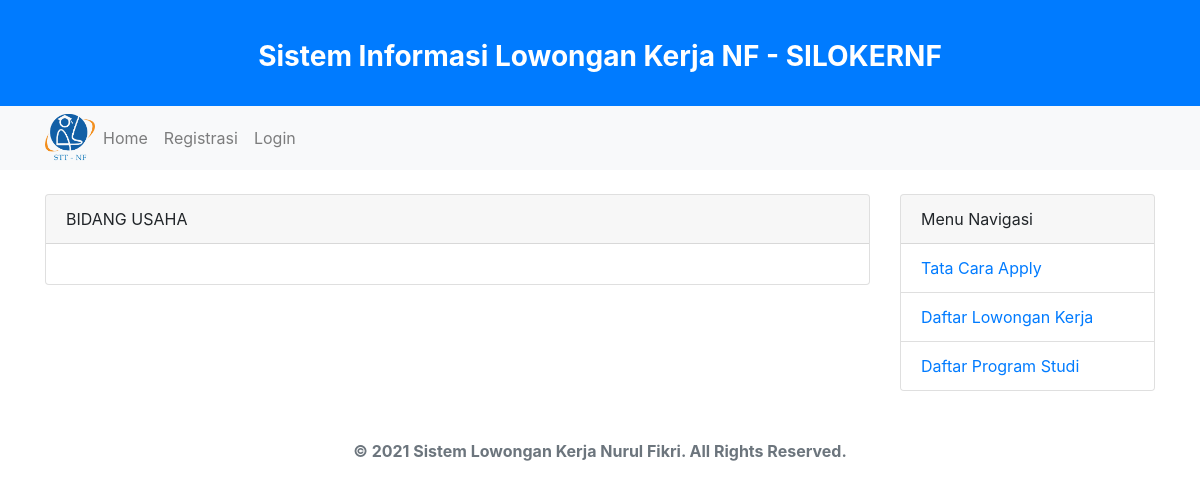
The page /index.php/page/bidang_usaha on the database as committed earlier.
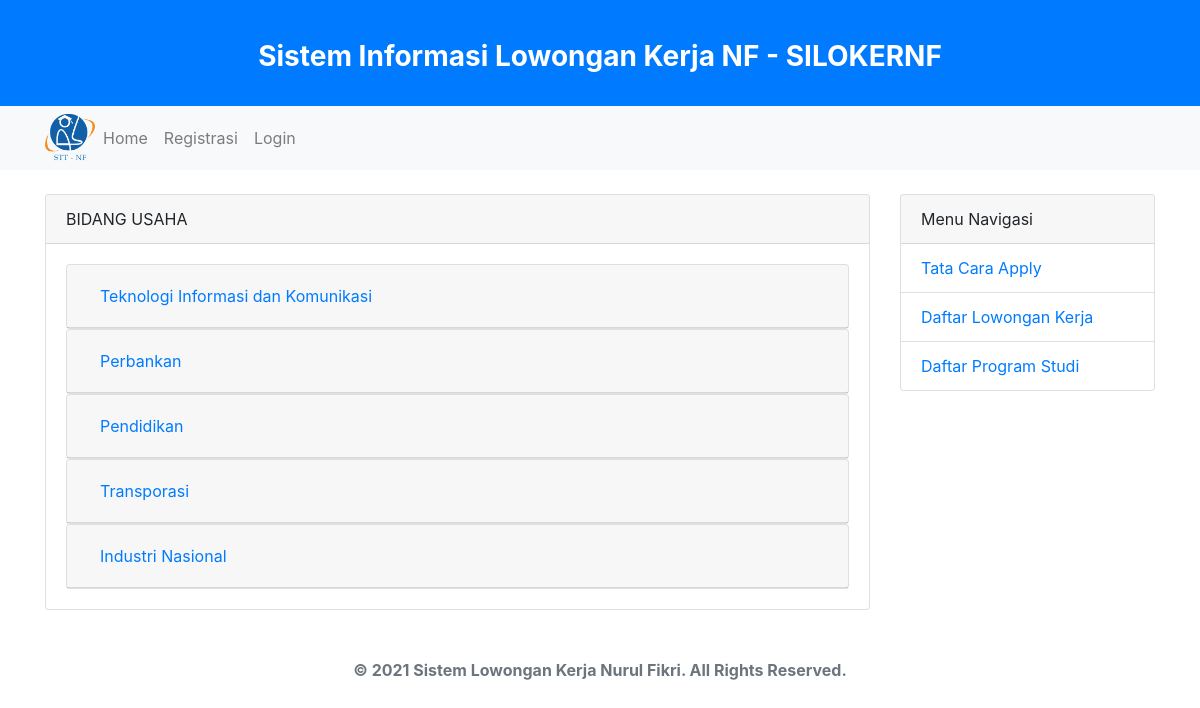
The same page on the database as committed later.
### tables this page shows
CREATE TABLE `bidang_usaha` (
  `id` int(11) NOT NULL AUTO_INCREMENT,
  `nama` varchar(45) DEFAULT NULL,
  PRIMARY KEY (`id`) USING BTREE
);

### application/libraries/Template.php (called while the page is built, shortened)
<?php
class Template
{
  var $template_data = array();
  function set($name, $value)
  {
    $this->template_data[$name] = $value;
  }
  function load($template = '', $view = '', $view_data = array(), $return = false)
  {
    $this->CI = &get_instance();
    $this->set('content_view', $this->CI->load->view($view, $view_data, true));
    return $this->CI->load->view($template, $this->template_data, $return);
  }
}

### application/controllers/Page.php (called while the page is built, shortened)
<?php
class Page extends CI_Controller {
	public function bidang_usaha()
	{
		$this->db->order_by('id');
		$data['bidang_usaha'] = $this->db->get('bidang_usaha')->result();
		$this->template->load('template','page/bidang_usaha',$data);
	}
}

### index.php (called while the page is built, shortened)
<?php
require_once BASEPATH.'core/CodeIgniter.php';

### application/views/page/bidang_usaha.php (the view, shortened to what this page needs)
<div class="row mt-4">
	<div class="col-md-9">
		<div class="card">
			<div class="card-header">BIDANG USAHA</div>
			<div class="card-body">
				<div id="accordion">
				<?php foreach($bidang_usaha as $c): ?>
				  <div class="card">
				    <div class="card-header" id="headingOne">
				      <h5 class="mb-0">
				        <button class="btn btn-link" data-toggle="collapse" data-target="#coll<?= $c->id ?>" aria-expanded="false" aria-controls="collapseOne">
				          <?= $c->nama ?>
				        </button>
				      </h5>
				    </div>
				  </div>
				<?php endforeach; ?>
				</div>
			</div>
		</div>
	</div>
	<div class="col-md-3">
		<div class="card">
			<div class="card-header">Menu Navigasi</div>
			<ul class="list-group list-group-flush">
				<li class="list-group-item"><a href="<?= base_url('page/cara_apply') ?>">Tata Cara Apply</a></li>
				<li class="list-group-item"><a href="<?= base_url('page/career') ?>">Daftar Lowongan Kerja</a></li>
				<li class="list-group-item"><a href="<?= base_url('page/prodi') ?>">Daftar Program Studi</a></li>
			</ul>
		</div>
	</div>
</div>

Rows that differ between the two databases and show on the page:
added bidang_usaha: nama "Teknologi Informasi dan Komunikasi"
added bidang_usaha: nama "Perbankan"
added bidang_usaha: nama "Pendidikan"
added bidang_usaha: nama "Transporasi"
added bidang_usaha: nama "Industri Nasional"
